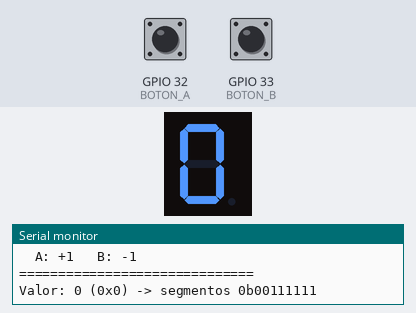
Recording of a sketch running on a simulated ESP32. Parts: 1-digit seven-segment display, the last lines printed to the serial monitor. Wiring (from diagram.json): 1-digit 7-segment display, segments lit when HIGH: segments GPIO 4, GPIO 16, GPIO 17, GPIO 18, GPIO 19, GPIO 21, GPIO 22, GPIO 23. Inputs (shaded band) come from the test bench; at power-on: GPIO 33 (BOTON_B) HIGH, GPIO 32 (BOTON_A) HIGH. The segment pins are drawn as the display they are named for.

Above: at 1.2 s.
1.3 s: GPIO 33 (BOTON_B) pulled LOW for 1 s
At 2.5 s:
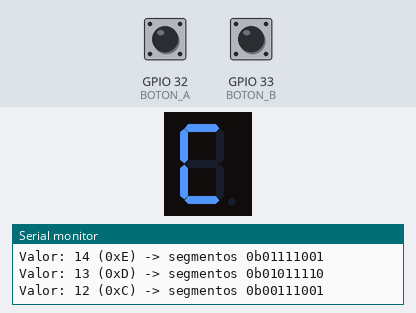
3.8 s: GPIO 33 (BOTON_B) pulled LOW for 3.2 s
At 8.0 s:
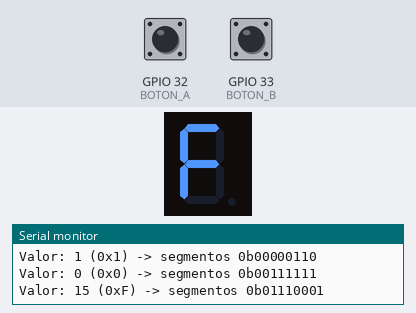
8.5 s: GPIO 33 (BOTON_B) pulled LOW for 0.15 s
At 9.1 s:
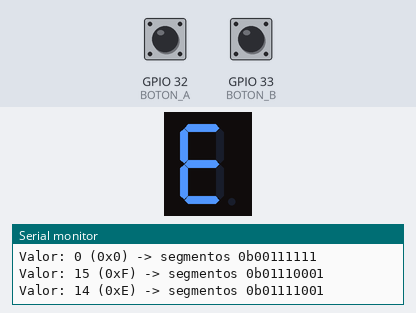
10.1 s: GPIO 32 (BOTON_A) pulled LOW for 0.15 s
At 10.4 s:
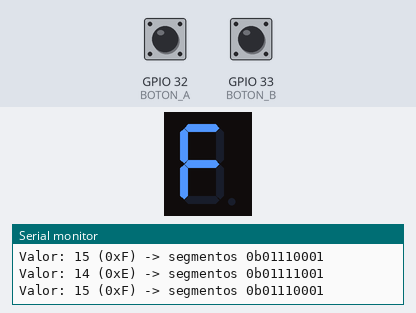
Timing chart, 0 to 12.7 s (numbered marks = the images above; inputs shaded):
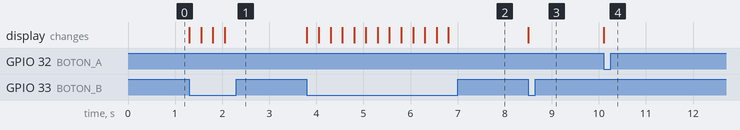

The sketch:

sketch.ino
```cpp
// ============================================================
// Entrenador Lógico - Clase 6
// Alumno/a: (nombre y apellido)
// Qué hace: "El entrenador decodifica". Un contador de 0 a 15
//           se muestra en el display de 7 segmentos usando una
//           tabla (arreglo) como decodificador.
//           A suma 1, B resta 1 (con vuelta: 15 -> 0 y 0 -> 15).
//           El diagram.json de este proyecto ya tiene el display.
//           En la placa real se ve el patrón en los 8 LEDs.
// ============================================================

#include <Arduino.h>

const int LEDS[8] = {4, 16, 17, 18, 19, 21, 22, 23};  // L0 ... L7
const int BOTON_A = 32;
const int BOTON_B = 33;

// Decodificador hexa -> 7 segmentos (cátodo común). bit 0 = a ... bit 6 = g
const uint8_t SEGMENTOS[16] = {
  0b00111111,  // 0
  0b00000110,  // 1
  0b01011011,  // 2
  0b01001111,  // 3
  0b01100110,  // 4
  0b01101101,  // 5
  0b01111101,  // 6
  0b00000111,  // 7
  0b01111111,  // 8
  0b01101111,  // 9
  0b01110111,  // A
  0b01111100,  // b
  0b00111001,  // C
  0b01011110,  // d
  0b01111001,  // E
  0b01110001   // F
};

int valor = 0;   // el contador (0..15)

void mostrarByte(uint8_t dato) {
  for (int i = 0; i < 8; i++) {
    digitalWrite(LEDS[i], (dato >> i) & 1);
  }
}

void imprimirBinario(uint8_t dato) {
  for (int i = 7; i >= 0; i--) {
    Serial.printf("%d", (dato >> i) & 1);
  }
}

// Muestra el valor en el display y lo informa por el monitor serie
void mostrarValor() {
  uint8_t patron = SEGMENTOS[valor];   // la entrada es el índice, la salida el contenido
  mostrarByte(patron);
  Serial.printf("Valor: %d (0x%X) -> segmentos 0b", valor, valor);
  imprimirBinario(patron);
  Serial.printf("\n");
}

void setup() {
  Serial.begin(115200);
  for (int i = 0; i < 8; i++) {
    pinMode(LEDS[i], OUTPUT);
  }
  pinMode(BOTON_A, INPUT_PULLUP);
  pinMode(BOTON_B, INPUT_PULLUP);

  Serial.printf("==============================\n");
  Serial.printf("  Entrenador Logico - Clase 6\n");
  Serial.printf("  A: +1   B: -1\n");
  Serial.printf("==============================\n");
  mostrarValor();
}

void loop() {
  if (digitalRead(BOTON_A) == LOW) {
    valor = valor + 1;
    if (valor > 15) {
      valor = 0;
    }
    mostrarValor();
    delay(250);   // patrón provisorio: la Clase 7 lo arregla
  }

  if (digitalRead(BOTON_B) == LOW) {
    valor = valor - 1;
    if (valor < 0) {
      valor = 15;
    }
    mostrarValor();
    delay(250);
  }
}
```

Measured:
- after the input at 1.3 s, the display: first changes at once (image 1 shows a later state)
- after the input at 3.8 s, the display: first changes at once (image 2 shows a later state)
- after the input at 8.5 s, the display: changes at once (image 3)
- after the input at 10.1 s, the display: changes at once (image 4)
